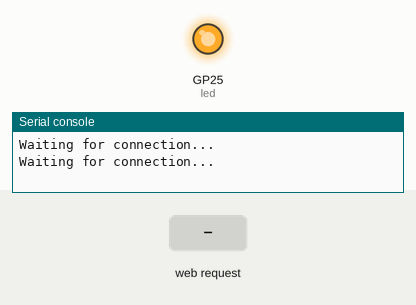
Simulated run of this program. Board: Raspberry Pi Pico running MicroPython. Parts: output pins drawn as LEDs (lit = HIGH), the last lines printed to the serial console. Inputs (shaded band) come from the test bench. WiFi joins after 1.5 s; values from a settings file that is not in the repository are placeholders.

Above: at 2.1 s.
At 4.4 s:
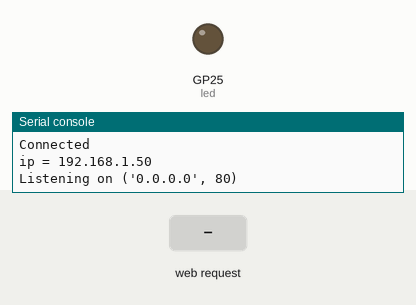
4.5 s: HTTP request GET / received
Timing chart, 0 to 7.5 s (numbered marks = the images above; inputs shaded):
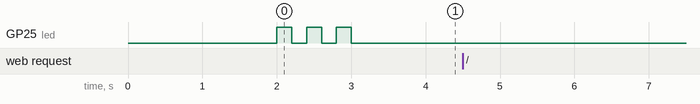

The program:

main.py
```python
from wifi import init_wifi
import socket
import machine
import time
from constants import *

init_wifi()

# Buzzer
buzzerPIN = 16
BuzzerObj = machine.PWM(machine.Pin(buzzerPIN))


def buzzer(buzzerPinObject, frequency, sound_duration, silence_duration):
    # Set duty cycle to a positive value to emit sound from buzzer
    buzzerPinObject.duty_u16(int(65536*0.2))
    # Set frequency
    buzzerPinObject.freq(frequency)
    # wait for sound duration
    time.sleep(sound_duration)
    # Set duty cycle to zero to stop sound
    buzzerPinObject.duty_u16(int(65536*0))
    # Wait for sound interrumption, if needed
    time.sleep(silence_duration)

# Function to load in html page


def get_html(html_name):
    # open html_name (index.html), 'r' = read-only as variable 'file'
    with open(html_name, 'r') as file:
        html = file.read()

    return html


# HTTP server with socket
addr = socket.getaddrinfo('0.0.0.0', 80)[0][-1]

s = socket.socket()
s.bind(addr)
s.listen(1)

print('Listening on', addr)

# Listen for connections
while True:
    try:
        cl, addr = s.accept()
        print('Client connected from', addr)
        request = cl.recv(1024)

        request = str(request)
        buzzer_on = request.find('?buzzer=on')
        buzzer_off = request.find('?buzzer=off')
        buzzer_scale = request.find('?buzzer=scale')
        buzzer_music = request.find('?buzzer=music')

        if buzzer_on > -1:
            BuzzerObj.duty_u16(int(65536*0.2))
            BuzzerObj.freq(440)

        if buzzer_off > -1:
            BuzzerObj.duty_u16(0)

        if buzzer_scale > -1:
            #C (DO)
            buzzer(BuzzerObj, 523, 0.5, 0.1)

            #D (RE)
            buzzer(BuzzerObj, 587, 0.5, 0.1)

            #E (MI)
            buzzer(BuzzerObj, 659, 0.5, 0.1)

            #F (FA)
            buzzer(BuzzerObj, 698, 0.5, 0.1)

            #G (SOL)
            buzzer(BuzzerObj, 784, 0.5, 0.1)

            #A (LA)
            buzzer(BuzzerObj, 880, 0.5, 0.1)

            #B (SI)
            buzzer(BuzzerObj, 987, 0.5, 0.1)

            BuzzerObj.deinit()

        if buzzer_music > -1:
            pause = 0.01
            # pauses between notes
            t = 0.025
            # time that music note plays

            music_notes = [B4F, B4F, A4F, A4F,
                           F5, F5, E5F, B4F, B4F, A4F, A4F, E5F, E5F, C5S, C5, B4F,
                           C5S, C5S, C5S, C5S,
                           C5S, E5F, C5, B4F, A4F, A4F, A4F, E5F, C5S,
                           B4F, B4F, A4F, A4F,
                           F5, F5, E5F, B4F, B4F, A4F, A4F, A5F, C5, C5S, C5, B4F,
                           C5S, C5S, C5S, C5S,
                           C5S, E5F, C5, B4F, A4F, A4F, A4F, E5F, C5S, C5S]

            rhythm = [1, 1, 1, 1,
                      3, 3, 6, 1, 1, 1, 1, 3, 3, 3, 1, 2,
                      1, 1, 1, 1,
                      3, 3, 3, 1, 2, 2, 2, 4, 8,
                      1, 1, 1, 1,
                      3, 3, 6, 1, 1, 1, 1, 3, 3, 3, 1, 2,
                      1, 1, 1, 1,
                      3, 3, 3, 1, 2, 2, 2, 4, 8, 4]

            for i in range(len(music_notes)):
                buzzer(BuzzerObj, music_notes[i], rhythm[i]*t, pause)

        response = get_html('index.html')
        cl.send('HTTP/1.0 200 OK\r\nContent-type: text/html\r\n\r\n')
        cl.send(response)
        cl.close()

    except OSError as e:
        cl.close()
        print('Connection closed')
```

wifi.py
```python
import rp2
import network
import ubinascii
import machine
import urequests as requests
import time
from secrets import secrets


def init_wifi():
    # Set country to avoid possible errors
    rp2.country('DE')

    wlan = network.WLAN(network.STA_IF)
    wlan.active(True)

    # Load login data from different file for safety reasons
    ssid = secrets['ssid']
    pw = secrets['pw']

    wlan.connect(ssid, pw)

    # Wait for connection with 10 second timeout
    timeout = 10
    while timeout > 0:
        if wlan.status() < 0 or wlan.status() >= 3:
            break
        timeout -= 1
        print('Waiting for connection...')
        time.sleep(1)

    # Define blinking function for onboard LED to indicate error codes
    def blink_onboard_led(num_blinks):
        led = machine.Pin('LED', machine.Pin.OUT)
        for i in range(num_blinks):
            led.on()
            time.sleep(.2)
            led.off()
            time.sleep(.2)

    wlan_status = wlan.status()
    blink_onboard_led(wlan_status)

    if wlan_status != 3:
        raise RuntimeError('Wi-Fi connection failed')
    else:
        print('Connected')
        status = wlan.ifconfig()
        print('ip = ' + status[0])
```

constants.py
```python
A3F = 208  # 208 Hz
B3F = 233  # 233 Hz
B3 = 247  # 247 Hz
C4 = 261  # 261 Hz MIDDLE C
C4S = 277  # 277 Hz
E4F = 311  # 311 Hz
F4 = 349  # 349 Hz
A4F = 415  # 415 Hz
B4F = 466  # 466 Hz
B4 = 493  # 493 Hz
C5 = 523  # 523 Hz
C5S = 554  # 554 Hz
E5F = 622  # 622 Hz
F5 = 698  # 698 Hz
F5S = 740  # 740 Hz
A5F = 831  # 831 Hz
```
